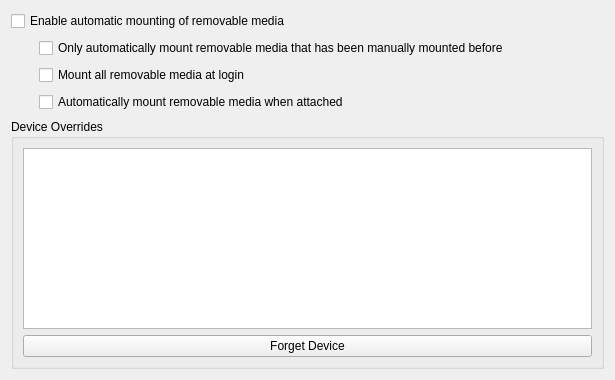
<?xml version="1.0" encoding="UTF-8"?>
<ui version="4.0">
 <class>DeviceAutomounterKCM</class>
 <widget class="QWidget" name="DeviceAutomounterKCM">
  <property name="geometry">
   <rect>
    <x>0</x>
    <y>0</y>
    <width>615</width>
    <height>380</height>
   </rect>
  </property>
  <layout class="QGridLayout" name="gridLayout_2">
   <item row="0" column="0" colspan="3">
    <widget class="QCheckBox" name="automountEnabled">
     <property name="whatsThis">
      <string>When this is unchecked, no device automounting of any kind will happen, regardless of anything selected in the &quot;Device Overrides&quot; section.</string>
     </property>
     <property name="text">
      <string>Enable automatic mounting of removable media</string>
     </property>
    </widget>
   </item>
   <item row="1" column="0">
    <spacer name="horizontalSpacer">
     <property name="orientation">
      <enum>Qt::Horizontal</enum>
     </property>
     <property name="sizeType">
      <enum>QSizePolicy::Fixed</enum>
     </property>
     <property name="sizeHint" stdset="0">
      <size>
       <width>22</width>
       <height>76</height>
      </size>
     </property>
    </spacer>
   </item>
   <item row="1" column="1">
    <layout class="QVBoxLayout" name="verticalLayout">
     <item>
      <widget class="QCheckBox" name="automountUnknownDevices">
       <property name="whatsThis">
        <string>When this is checked, only remembered devices will be automatically mounted. A device is 'remembered' if it has ever been mounted before. For instance, plugging in a USB media player to charge is not sufficient to 'remember' it - if the files are not accessed, it will not be automatically mounted the next time it is seen. Once they have been accessed, however, the device's contents will be automatically made available to the system.</string>
       </property>
       <property name="text">
        <string>Only automatically mount removable media that has been manually mounted before</string>
       </property>
      </widget>
     </item>
     <item>
      <widget class="QCheckBox" name="automountOnLogin">
       <property name="whatsThis">
        <string>If any removable storage devices are connected to your system when you login to your desktop, their contents will automatically be made available to your system for other programs to read.</string>
       </property>
       <property name="text">
        <string>Mount all removable media at login</string>
       </property>
      </widget>
     </item>
     <item>
      <widget class="QCheckBox" name="automountOnPlugin">
       <property name="whatsThis">
        <string>When this is checked, the contents of any storage device will automatically be made available to the system when it is plugged in or attached.</string>
       </property>
       <property name="text">
        <string>Automatically mount removable media when attached</string>
       </property>
      </widget>
     </item>
    </layout>
   </item>
   <item row="1" column="2">
    <spacer name="horizontalSpacer_2">
     <property name="orientation">
      <enum>Qt::Horizontal</enum>
     </property>
     <property name="sizeHint" stdset="0">
      <size>
       <width>40</width>
       <height>20</height>
      </size>
     </property>
    </spacer>
   </item>
   <item row="2" column="0" colspan="3">
    <widget class="QGroupBox" name="groupBox">
     <property name="title">
      <string>Device Overrides</string>
     </property>
     <layout class="QVBoxLayout" name="verticalLayout_2">
      <item>
       <widget class="QTreeView" name="deviceView">
        <property name="whatsThis">
         <string>This list contains the storage devices known to the system. If &quot;Automount on Login&quot; is checked, the device will be automatically mounted even though &quot;Mount all removable media at login&quot; is unchecked. The same applies for &quot;Automount on Attach&quot;.

If &quot;Enable automatic mounting of removable media&quot; is unchecked, the overrides do not apply and no devices will be automatically mounted.</string>
        </property>
        <property name="editTriggers">
         <set>QAbstractItemView::NoEditTriggers</set>
        </property>
        <property name="selectionMode">
         <enum>QAbstractItemView::ExtendedSelection</enum>
        </property>
        <property name="rootIsDecorated">
         <bool>true</bool>
        </property>
        <property name="itemsExpandable">
         <bool>true</bool>
        </property>
        <property name="sortingEnabled">
         <bool>true</bool>
        </property>
        <property name="animated">
         <bool>true</bool>
        </property>
        <property name="allColumnsShowFocus">
         <bool>true</bool>
        </property>
        <property name="expandsOnDoubleClick">
         <bool>false</bool>
        </property>
        <attribute name="headerShowSortIndicator" stdset="0">
         <bool>true</bool>
        </attribute>
       </widget>
      </item>
      <item>
       <layout class="QHBoxLayout" name="horizontalLayout">
        <item>
         <widget class="QPushButton" name="forgetDevice">
          <property name="whatsThis">
           <string>Clicking this button causes the selected devices to be 'forgotten'. This is only useful if &quot;Only automatically mount removable media that has been manually mounted before&quot; is checked. Once a device is forgotten and the system is set to only automatically mount familiar devices, the device will not be automatically mounted.</string>
          </property>
          <property name="text">
           <string>Forget Device</string>
          </property>
         </widget>
        </item>
       </layout>
      </item>
     </layout>
    </widget>
   </item>
  </layout>
 </widget>
 <connections/>
</ui>
